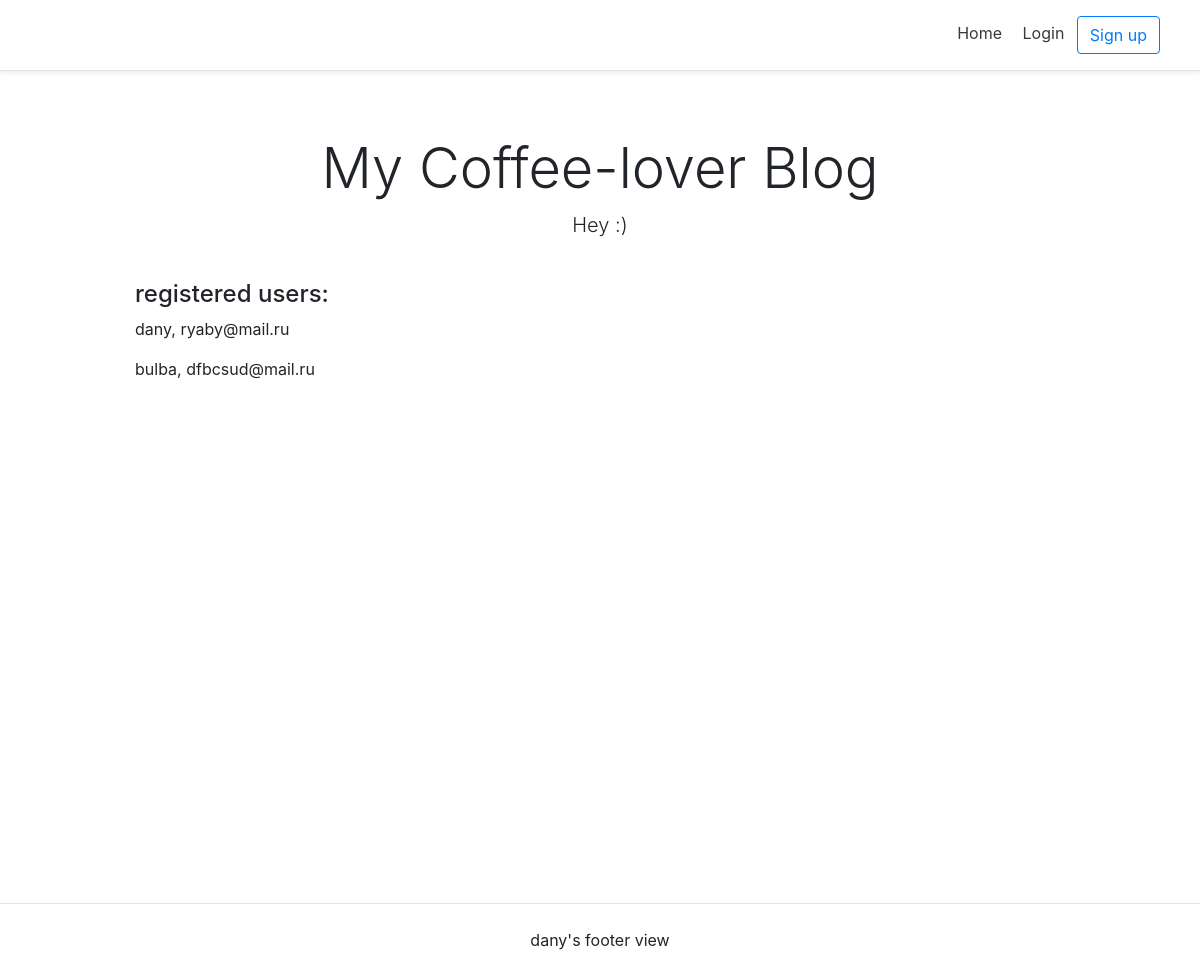
Before: / with the older database file.
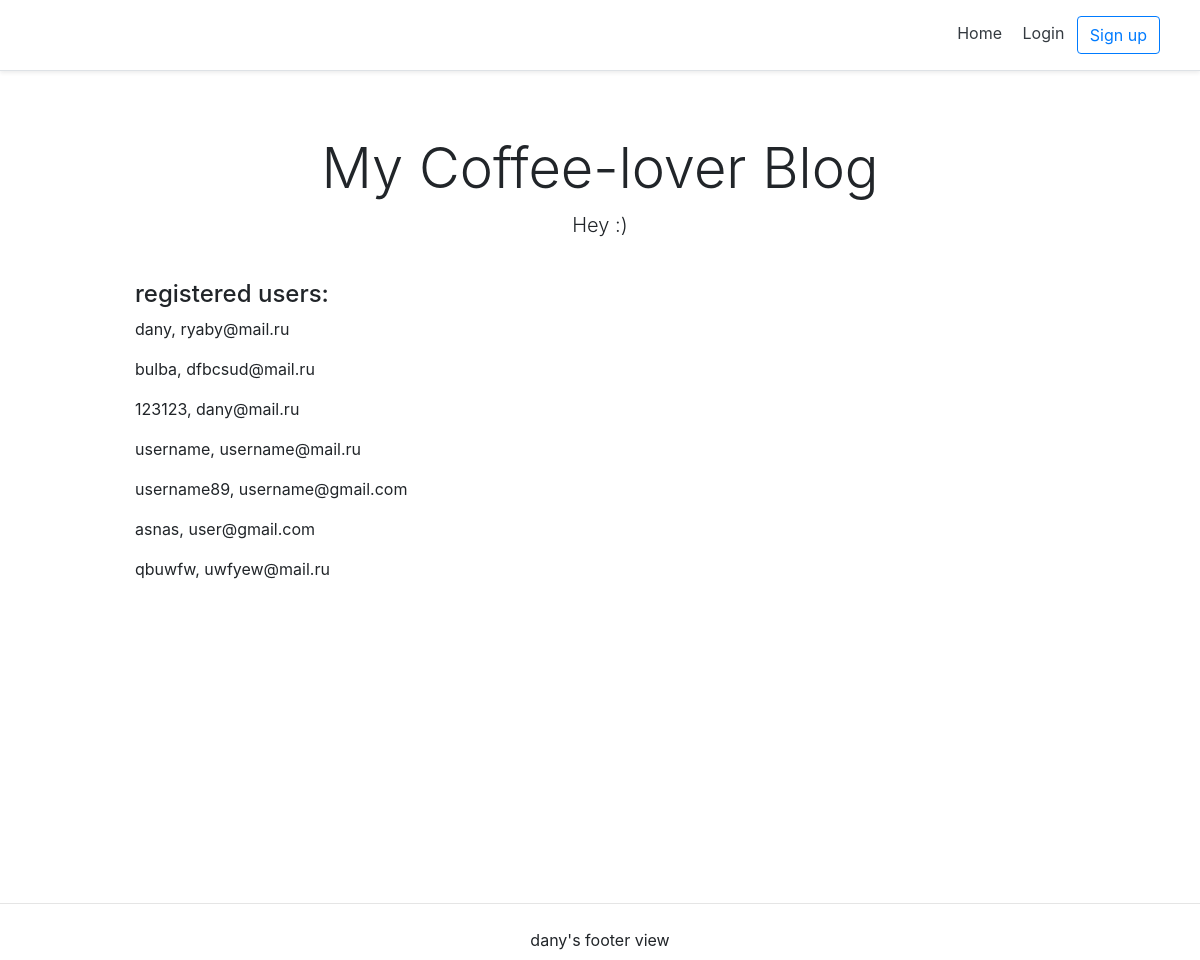
After: the same page with the newer database file.
### useraccount/models.py (models this page shows, shortened)
class Account(AbstractBaseUser):
    email = models.EmailField(verbose_name="email", max_length=60, unique=True)
    username = models.CharField(max_length=30, unique=True)
    picture = models.ImageField(null=True, blank=True, upload_to='')
    date_joined = models.DateTimeField(verbose_name='date joined', auto_now_add=True)
    last_login = models.DateTimeField(verbose_name='last login', auto_now=True)
    is_admin = models.BooleanField(default=False)
    is_staff = models.BooleanField(default=False)
    is_active = models.BooleanField(default=True)
    is_superuser = models.BooleanField(default=False)
    first_name = models.CharField(max_length=30)
    last_name = models.CharField(max_length=30)
    USERNAME_FIELD = 'username'
    REQUIRED_FIELDS = ['email']
    objects = MyAccountManager()
    def __str__(self):
        return self.username + ", " + self.email

### personal/views.py (the view)
# urls.py: path('', home_screen_view, name="home"),
def home_screen_view(request):
    context = {}
    accounts = Account.objects.all()
    context['accounts'] = accounts
    return render(request, "personal/home.html", context)

### personal/templates/personal/home.html
{% extends 'base.html' %}
{% block content %}
    <div class="pricing-header px-3 py-3 pt-md-5 pb-md-4 mx-auto text-center">
        <h1 class="display-4">My Coffee-lover Blog</h1>
        <p class="lead">Hey :)</p>
    </div>
    <div class="container">
        <div class="d-flex flex-column">
             <h4>registered users:</h4>
            {% for item in accounts %}
                <p>{{item}}</p>
            {% endfor %}
        </div>
    </div>
{% endblock content %}

### templates/base.html (shortened to what this page needs)
<!DOCTYPE html>
<html lang="en">
<head>
    {% include 'snippets/header.html' %}
</head>
<body>
    <div class="main">
        {% block content %}
        {% endblock content %}
    </div>
    {% include 'snippets/footer.html' %}
</body>
</html>

### templates/snippets/header.html (shortened to what this page needs)
<link rel="stylesheet" href="https://stackpath.bootstrapcdn.com/bootstrap/4.3.1/css/bootstrap.min.css"
>
<div class="d-flex flex-column flex-md-row align-items-center p-3 px-md-4 mb-3 bg-white border-bottom shadow-sm">
    <nav class="my-2 my-md-0 mr-md-3">
        {% if request.user.is_authenticated %}
            <a class="p-2 text-dark" href="{% url 'home' %}">Home</a>
            <a class="p-2 text-dark" href="{% url 'account' %}">Account</a>
            <a class="p-2 text-dark" href="{% url 'logout' %}">Logout</a>
        {% else %}
            <a class="p-2 text-dark" href="{% url 'home' %}">Home</a>
            <a class="p-2 text-dark" href="{% url 'login' %}">Login</a>
            <a class="btn btn-outline-primary" href="{% url 'register' %}">Sign up</a>
        {% endif %}
    </nav>
</div>

### templates/snippets/footer.html (shortened to what this page needs)
<hr>
<div class="d-flex flex-row align-items-center footer">
    <p class="m-auto">dany's footer view</p>
</div>

### templates/snippets/header.html (style rules this page uses)
@media (min-width: 768px) { html { font-size: 16px; } }
.container { max-width: 960px; }
.pricing-header { max-width: 700px; }

### templates/base.html (style rules this page uses)
.main { min-height: 100vh; height: 100%; }

### templates/snippets/footer.html (style rules this page uses)
.footer { min-height: 40px; }

Changed rows visible on the page:
added Account: username+email "123123, dany@mail.ru"
added Account: username+email "username, username@mail.ru"
added Account: username+email "username89, username@gmail.com"
added Account: username+email "asnas, user@gmail.com"
added Account: username+email "qbuwfw, uwfyew@mail.ru"
